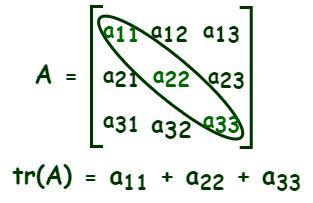
#> input picture Math/Linear Algebra/Trace of Matrix/images/trace.jpg, 313 x 203 px, found by its file name
$ jupyter execute trace.ipynb
#> lines starting #> are read from the running program, lines starting #| are printed output that depends on the picture
1. [Trace of a Matrix](#trace-of-a-matrix)

#### Trace of a Matrix
- calculated only for `square matrix`
- the `sum` of the `elements` on its main `diagonal`

[cell 1]
from PIL import Image
from IPython.display import display

img = Image.open('images/trace.jpg')
#> img is the input picture: PIL image 313x203 RGB; mean R, G, B 230.9, 235.8, 230.8
new_image = img.resize((305, 205))
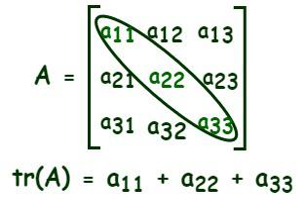
#> new_image: PIL image 305x205 RGB; mean R, G, B 230.9, 235.6, 230.8
display(new_image)
